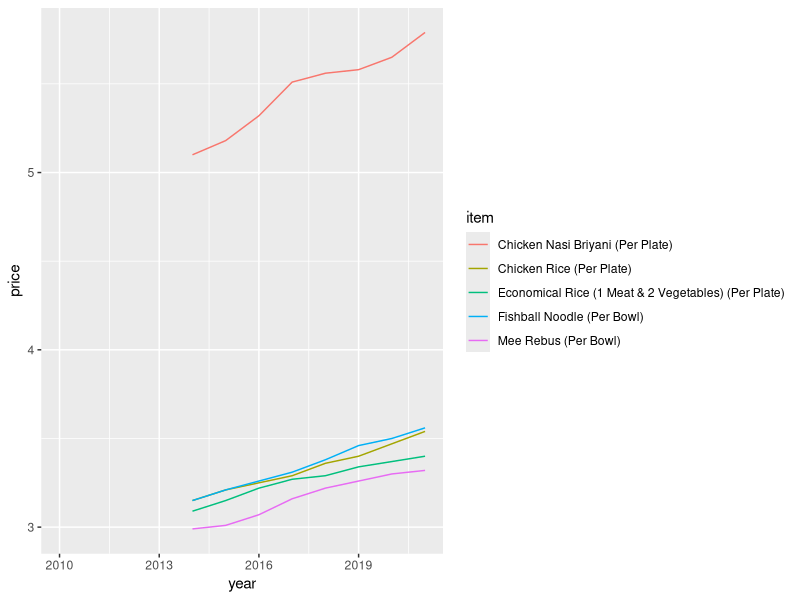

Recreate this plot in R.
library(tidyverse)

cpi <- read_csv("data/M212951.csv", skip = 10)

# Wrangle
# Remove bottom rows
cpi <- cpi[-c(70:86), ]

# Rename item column
cpi <- cpi %>% 
  rename(item = `Data Series`)

# Convert character columns to numeric
cpi <- cpi %>%
  mutate(across(10:13, as.numeric))

# Change to tidy format
cpi <- cpi %>%
  pivot_longer(2:13,
               names_to = "year",
               values_to = "price")

# Change year to numeric
cpi$year <- as.numeric(as.character(cpi$year))

#Visualize

items_selected <- c("Fishball Noodle (Per Bowl)", "Mee Rebus (Per Bowl)", "Chicken Rice (Per Plate)", "Chicken Nasi Briyani (Per Plate)", "Economical Rice (1 Meat & 2 Vegetables) (Per Plate)")

cpi %>% 
  filter(item %in% items_selected) %>% 
  ggplot(aes(x = year, y = price, colour = item)) +
  geom_line()